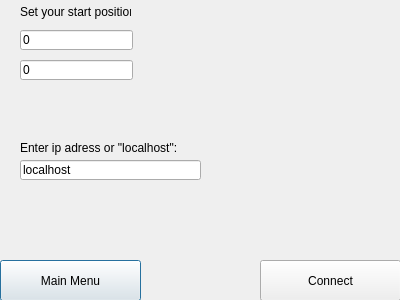
<?xml version="1.0" encoding="UTF-8"?>
<ui version="4.0">
 <class>JoinServer</class>
 <widget class="QDialog" name="JoinServer">
  <property name="geometry">
   <rect>
    <x>0</x>
    <y>0</y>
    <width>400</width>
    <height>300</height>
   </rect>
  </property>
  <property name="windowTitle">
   <string>Dialog</string>
  </property>
  <widget class="QPushButton" name="returnButton">
   <property name="geometry">
    <rect>
     <x>0</x>
     <y>260</y>
     <width>141</width>
     <height>41</height>
    </rect>
   </property>
   <property name="text">
    <string>Main Menu</string>
   </property>
  </widget>
  <widget class="QPushButton" name="connectButton">
   <property name="geometry">
    <rect>
     <x>260</x>
     <y>260</y>
     <width>141</width>
     <height>41</height>
    </rect>
   </property>
   <property name="text">
    <string>Connect</string>
   </property>
  </widget>
  <widget class="QLineEdit" name="lineEdit">
   <property name="geometry">
    <rect>
     <x>20</x>
     <y>30</y>
     <width>113</width>
     <height>20</height>
    </rect>
   </property>
   <property name="text">
    <string>0</string>
   </property>
  </widget>
  <widget class="QLineEdit" name="lineEdit_2">
   <property name="geometry">
    <rect>
     <x>20</x>
     <y>60</y>
     <width>113</width>
     <height>20</height>
    </rect>
   </property>
   <property name="text">
    <string>0</string>
   </property>
  </widget>
  <widget class="QLabel" name="label">
   <property name="geometry">
    <rect>
     <x>20</x>
     <y>1</y>
     <width>111</width>
     <height>21</height>
    </rect>
   </property>
   <property name="text">
    <string>Set your start position:</string>
   </property>
   <property name="scaledContents">
    <bool>false</bool>
   </property>
  </widget>
  <widget class="QLineEdit" name="lineEdit_3">
   <property name="geometry">
    <rect>
     <x>20</x>
     <y>160</y>
     <width>181</width>
     <height>20</height>
    </rect>
   </property>
   <property name="text">
    <string>localhost</string>
   </property>
  </widget>
  <widget class="QLabel" name="label_2">
   <property name="geometry">
    <rect>
     <x>20</x>
     <y>140</y>
     <width>181</width>
     <height>16</height>
    </rect>
   </property>
   <property name="text">
    <string>Enter ip adress or &quot;localhost&quot;:</string>
   </property>
  </widget>
 </widget>
 <resources/>
 <connections/>
</ui>
